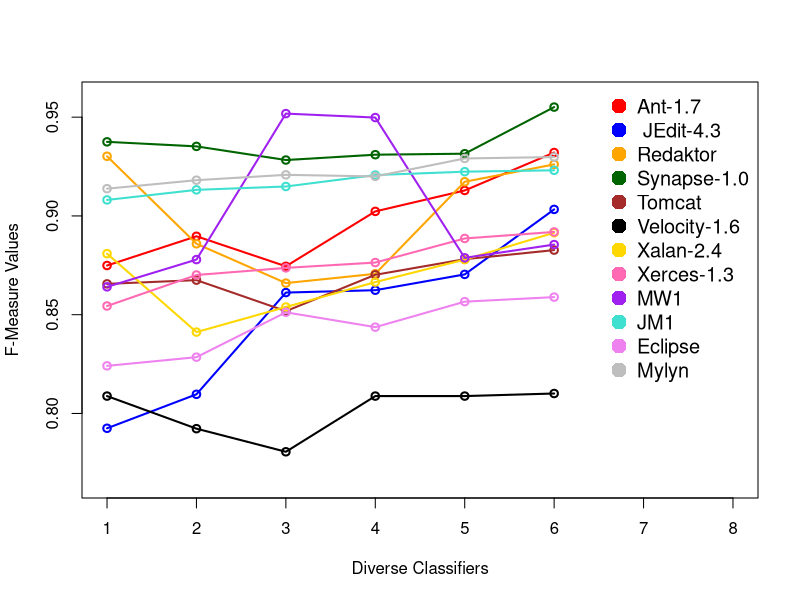
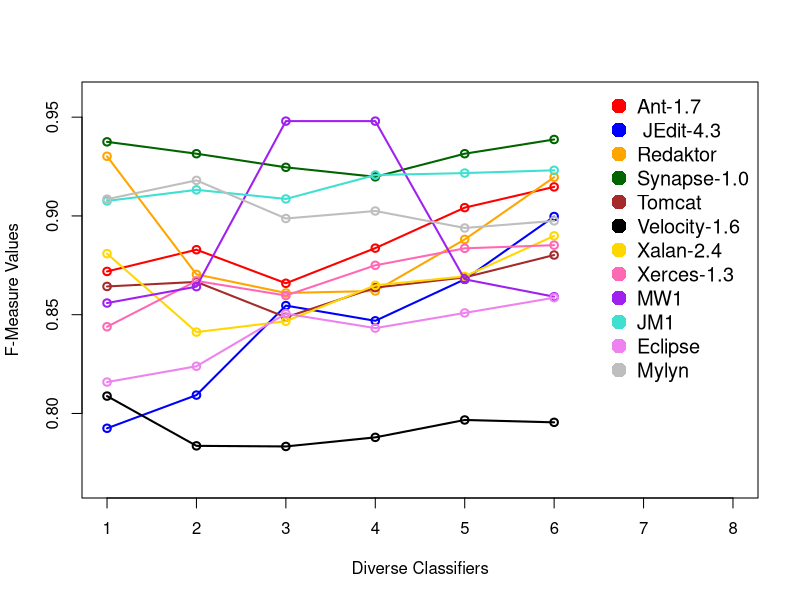
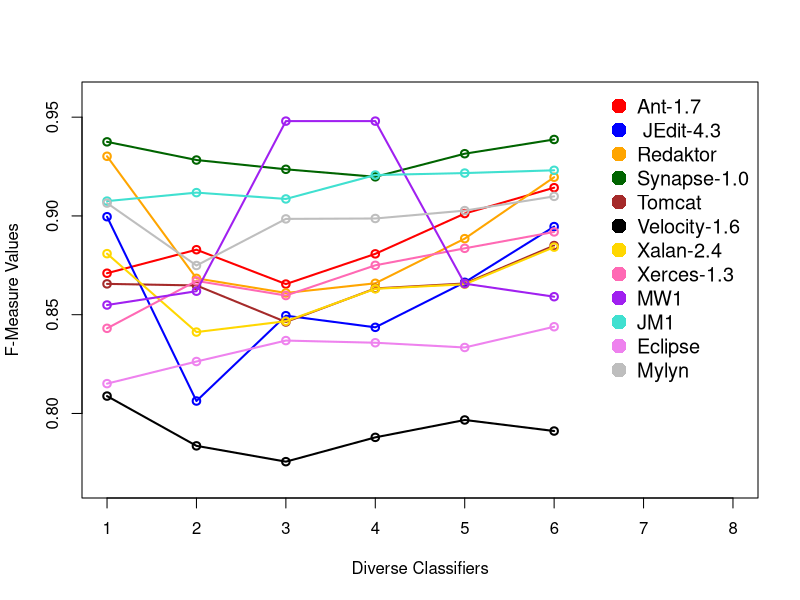

Generate these figures, in order, with R:
##############################################
# At β = 0.1
##############################################
Project1 <- c(0.8749,0.8897,0.8745,0.9023,0.9129,0.9321)
Project2 <- c(0.7925,0.8097,0.8612,0.8624,0.8704,0.9033)
Project3 <- c(0.9302,0.8859,0.866,0.8707,0.9173,0.9261)
Project4 <- c(0.9375,0.9352,0.9283,0.931,0.9315,0.9551)
Project5 <- c(0.8656,0.8675,0.8518,0.8702,0.8781,0.8827)
Project6 <- c(0.8088,0.7923,0.7806,0.8088,0.8088,0.8101)
Project7 <- c(0.8809,0.8412,0.8539,0.8665,0.8779,0.8915)
Project8 <- c(0.8544,0.8701,0.8737,0.8764,0.8886,0.8919)
Project9 <- c(0.8641,0.8779,0.9518,0.9498,0.8788,0.8855)
Project10 <- c(0.9081,0.9132,0.9149,0.9207,0.9224,0.9231)
Project11 <- c(0.8241,0.8285,0.8512,0.8437,0.8566,0.8589)
Project12 <- c(0.9138,0.9181,0.9208,0.92,0.9291,0.9298)
png(file = "MistakesInPWMV-0.1.jpg")
# Plot the bar chart.
plot(Project1, type = "o",col = "red", xlab = "Diverse Classifiers", ylab = "F-Measure Values",
     ylim=c(0.765,0.96), xlim=c(1,8), lwd = 2)
lines(Project2, type = "o", col = "blue", lwd = 2)
lines(Project3, type = "o", col = "orange", lwd = 2)
lines(Project4, type = "o", col = "darkgreen", lwd = 2)
lines(Project5, type = "o", col = "brown", lwd = 2)
lines(Project6, type = "o", col = "black", lwd = 2)
lines(Project7, type = "o", col = "gold", lwd = 2)
lines(Project8, type = "o", col = "hotpink", lwd = 2)
lines(Project9, type = "o", col = "purple", lwd = 2)
lines(Project10, type = "o", col = "Turquoise", lwd = 2)
lines(Project11, type = "o", col = "violet", lwd = 2)
lines(Project12, type = "o", col = "grey", lwd = 2)
# Save the file.
legend("topright", 
       legend = c("Ant-1.7", " JEdit-4.3", "Redaktor", 
                  "Synapse-1.0", "Tomcat", "Velocity-1.6", "Xalan-2.4",
                  "Xerces-1.3", "MW1", "JM1", "Eclipse", "Mylyn"), 
       col = c("red", "blue", "orange", "darkgreen", "brown", "black", "gold",
               "hotpink", "purple", "Turquoise", "violet", "grey"), 
       pch = c(16, 16, 16, 16, 16, 16, 16, 16, 16, 16, 16, 16), 
       bty = "n", 
       pt.cex = 2, 
       cex = 1.2, 
       text.col = "black", 
       horiz = F)
dev.off()

##############################################
# At β = 0.2
##############################################
Project1 <- c(0.8719,0.8829,0.8659,0.8837,0.9042,0.9147)
Project2 <- c(0.7925,0.8093,0.8546,0.8469,0.8679,0.8997)
Project3 <- c(0.9302,0.8704,0.861,0.862,0.8881,0.9196)
Project4 <- c(0.9375,0.9315,0.9246,0.9198,0.9315,0.9387)
Project5 <- c(0.8643,0.8666,0.8487,0.8637,0.8689,0.8802)
Project6 <- c(0.8088,0.7836,0.7833,0.7879,0.7967,0.7955)
Project7 <- c(0.8809,0.8412,0.8467,0.8649,0.8694,0.8899)
Project8 <- c(0.8439,0.8671,0.8597,0.875,0.8836,0.8852)
Project9 <- c(0.8559,0.8642,0.948,0.948,0.8679,0.8591)
Project10 <- c(0.9076,0.9132,0.9086,0.9207,0.9217,0.9231)
Project11 <- c(0.8159,0.8239,0.8505,0.8432,0.8509,0.8586)
Project12 <- c(0.9085,0.918,0.8987,0.9025,0.8939,0.8975)
png(file = "MistakesInPWMV-0.2.jpg")
# Plot the bar chart.
plot(Project1, type = "o",col = "red", xlab = "Diverse Classifiers", ylab = "F-Measure Values",
     ylim=c(0.765,0.96), xlim=c(1,8), lwd = 2)
lines(Project2, type = "o", col = "blue", lwd = 2)
lines(Project3, type = "o", col = "orange", lwd = 2)
lines(Project4, type = "o", col = "darkgreen", lwd = 2)
lines(Project5, type = "o", col = "brown", lwd = 2)
lines(Project6, type = "o", col = "black", lwd = 2)
lines(Project7, type = "o", col = "gold", lwd = 2)
lines(Project8, type = "o", col = "hotpink", lwd = 2)
lines(Project9, type = "o", col = "purple", lwd = 2)
lines(Project10, type = "o", col = "Turquoise", lwd = 2)
lines(Project11, type = "o", col = "violet", lwd = 2)
lines(Project12, type = "o", col = "grey", lwd = 2)
# Save the file.
legend("topright", 
       legend = c("Ant-1.7", " JEdit-4.3", "Redaktor", 
                  "Synapse-1.0", "Tomcat", "Velocity-1.6", "Xalan-2.4",
                  "Xerces-1.3", "MW1", "JM1", "Eclipse", "Mylyn"), 
       col = c("red", "blue", "orange", "darkgreen", "brown", "black", "gold",
               "hotpink", "purple", "Turquoise", "violet", "grey"), 
       pch = c(16, 16, 16, 16, 16, 16, 16, 16, 16, 16, 16, 16), 
       bty = "n", 
       pt.cex = 2, 
       cex = 1.2, 
       text.col = "black", 
       horiz = F)
dev.off()

##############################################
# At β = 0.3
##############################################
Project1 <- c(0.871,0.8829,0.8655,0.8808,0.9012,0.9143)
Project2 <- c(0.8996,0.8063,0.8495,0.8436,0.8664,0.8946)
Project3 <- c(0.9302,0.8684,0.861,0.8659,0.8885,0.9196)
Project4 <- c(0.9375,0.9283,0.9236,0.9198,0.9315,0.9387)
Project5 <- c(0.8656,0.8648,0.8463,0.8633,0.8658,0.885)
Project6 <- c(0.8088,0.7836,0.7756,0.7879,0.7967,0.7911)
Project7 <- c(0.8809,0.8412,0.8467,0.8631,0.8654,0.8842)
Project8 <- c(0.8431,0.8671,0.8597,0.875,0.8836,0.8919)
Project9 <- c(0.8549,0.8619,0.948,0.948,0.8657,0.8591)
Project10 <- c(0.9075,0.9118,0.9086,0.9207,0.9217,0.9231)
Project11 <- c(0.8151,0.8263,0.8369,0.8358,0.8334,0.8439)
Project12 <- c(0.9065,0.8749,0.8985,0.8987,0.9027,0.9099)
png(file = "MistakesInPWMV-0.3.jpg")
# Plot the bar chart.
plot(Project1, type = "o",col = "red", xlab = "Diverse Classifiers", ylab = "F-Measure Values",
     ylim=c(0.765,0.96), xlim=c(1,8), lwd = 2)
lines(Project2, type = "o", col = "blue", lwd = 2)
lines(Project3, type = "o", col = "orange", lwd = 2)
lines(Project4, type = "o", col = "darkgreen", lwd = 2)
lines(Project5, type = "o", col = "brown", lwd = 2)
lines(Project6, type = "o", col = "black", lwd = 2)
lines(Project7, type = "o", col = "gold", lwd = 2)
lines(Project8, type = "o", col = "hotpink", lwd = 2)
lines(Project9, type = "o", col = "purple", lwd = 2)
lines(Project10, type = "o", col = "Turquoise", lwd = 2)
lines(Project11, type = "o", col = "violet", lwd = 2)
lines(Project12, type = "o", col = "grey", lwd = 2)
# Save the file.
legend("topright", 
       legend = c("Ant-1.7", " JEdit-4.3", "Redaktor", 
                  "Synapse-1.0", "Tomcat", "Velocity-1.6", "Xalan-2.4",
                  "Xerces-1.3", "MW1", "JM1", "Eclipse", "Mylyn"), 
       col = c("red", "blue", "orange", "darkgreen", "brown", "black", "gold",
               "hotpink", "purple", "Turquoise", "violet", "grey"), 
       pch = c(16, 16, 16, 16, 16, 16, 16, 16, 16, 16, 16, 16), 
       bty = "n", 
       pt.cex = 2, 
       cex = 1.2, 
       text.col = "black", 
       horiz = F)
dev.off()

